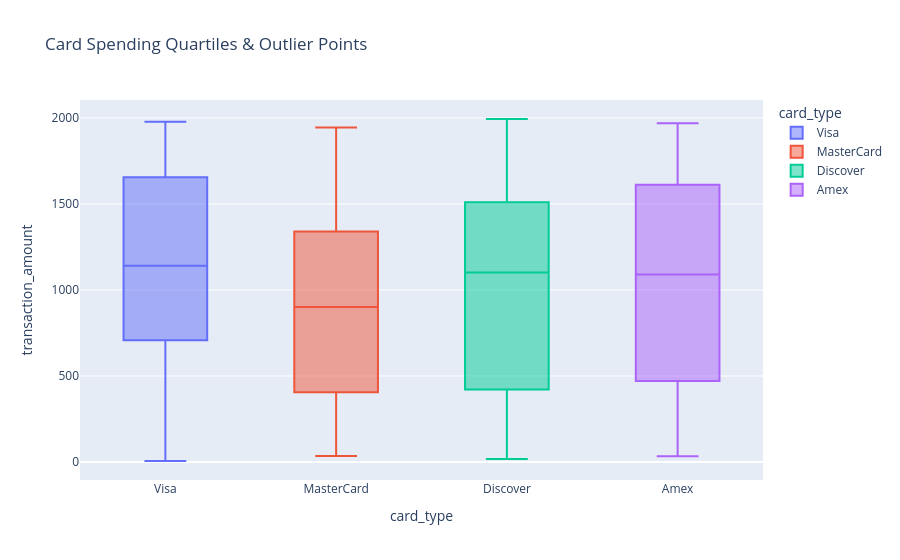

Source (notebook cell):
### Markdown cell above
### Interactive Boxplots: `px.box()`
**Explanation**: Renders interactive box-and-whisker plots highlighting outliers and quartile values.

**Syntax**: `px.box(df, x='card_type', y='transaction_amount', points='all')`

### Code cell
fig = px.box(df.head(300), x='card_type', y='transaction_amount', color='card_type', points='outliers', title='Card Spending Quartiles & Outlier Points')
fig.show()
print('px.box generated.')

### Figure 1 — Plotly figure (JSON) as saved in the notebook; plotly's stock layout.template omitted (floating-point values rounded to 4 significant figures)
{"data": [{"alignmentgroup": "True", "boxpoints": "outliers", "hovertemplate": "card_type=%{x}<br>transaction_amount=%{y}<extra></extra>", "legendgroup": "Visa", "marker": {"color": "#636efa"}, "name": "Visa", "notched": false, "offsetgroup": "Visa", "orientation": "v", "showlegend": true, "x": ["Visa", "Visa", "Visa", "Visa", "Visa", "Visa", "Visa", "Visa", "Visa", "Visa", "Visa", "Visa", "Visa", "Visa", "Visa", "Visa", "Visa", "Visa", "Visa", "Visa", "Visa", "Visa", "Visa", "Visa", "Visa", "Visa", "Visa", "Visa", "Visa", "Visa", "Visa", "Visa", "Visa", "Visa", "Visa", "Visa", "Visa", "Visa", "Visa", "Visa", "Visa", "Visa", "Visa", "Visa", "Visa", "Visa", "Visa", "Visa", "Visa", "Visa", "Visa", "Visa", "Visa", "Visa", "Visa", "Visa", "Visa", "Visa", "Visa", "Visa", "Visa", "Visa", "Visa", "Visa", "Visa", "Visa", "Visa", "Visa", "Visa", "Visa", "Visa", "Visa", "Visa"], "x0": " ", "xaxis": "x", "y": [1216.0, 1264.0, 363.5, 679.9, 1805.0, 1145.0, 320.6, 507.1, 726.1, 1361.0, 1790.0, 1753.0, 1042.0, 806.3, 1879.0, 627.2, 521.4, 1544.0, 1134.0, 1620.0, 1336.0, 838.8, 717.8, 1072.0, 75.02, 144.3, 1002.0, 1790.0, 662.9, 1243.0, 865.5, 1898.0, 536.5, 1501.0, 1436.0, 1881.0, 1814.0, 1263.0, 1835.0, 1254.0, 1290.0, 1977.0, 863.3, 1658.0, 1180.0, 469.2, 583.9, 1930.0, 1035.0, 233.7, 1028.0, 1015.0, 1141.0, 269.8, 1893.0, 1263.0, 145.1, 5.9, 1661.0, 1654.0, 1906.0, 1286.0, 1664.0, 923.2, 470.2, 1051.0, 1504.0, 1002.0, 324.2, 1908.0, 720.0, 1710.0, 998.0], "y0": " ", "yaxis": "y", "type": "box"}, {"alignmentgroup": "True", "boxpoints": "outliers", "hovertemplate": "card_type=%{x}<br>transaction_amount=%{y}<extra></extra>", "legendgroup": "MasterCard", "marker": {"color": "#EF553B"}, "name": "MasterCard", "notched": false, "offsetgroup": "MasterCard", "orientation": "v", "showlegend": true, "x": ["MasterCard", "MasterCard", "MasterCard", "MasterCard", "MasterCard", "MasterCard", "MasterCard", "MasterCard", "MasterCard", "MasterCard", "MasterCard", "MasterCard", "MasterCard", "MasterCard", "MasterCard", "MasterCard", "MasterCard", "MasterCard", "MasterCard", "MasterCard", "MasterCard", "MasterCard", "MasterCard", "MasterCard", "MasterCard", "MasterCard", "MasterCard", "MasterCard", "MasterCard", "MasterCard", "MasterCard", "MasterCard", "MasterCard", "MasterCard", "MasterCard", "MasterCard", "MasterCard", "MasterCard", "MasterCard", "MasterCard", "MasterCard", "MasterCard", "MasterCard", "MasterCard", "MasterCard", "MasterCard", "MasterCard", "MasterCard", "MasterCard", "MasterCard", "MasterCard", "MasterCard", "MasterCard", "MasterCard", "MasterCard", "MasterCard", "MasterCard", "MasterCard", "MasterCard", "MasterCard", "MasterCard", "MasterCard", "MasterCard", "MasterCard"], "x0": " ", "xaxis": "x", "y": [325.0, 1285.0, 559.9, 567.7, 1662.0, 900.9, 1661.0, 783.5, 1304.0, 1945.0, 51.76, 646.9, 908.9, 1147.0, 1350.0, 235.8, 1884.0, 964.2, 1088.0, 34.86, 73.44, 1938.0, 332.6, 375.4, 1525.0, 184.1, 1090.0, 205.5, 760.4, 707.7, 911.5, 389.2, 181.6, 1458.0, 1282.0, 961.2, 1592.0, 1691.0, 1313.0, 1234.0, 407.3, 53.41, 1294.0, 440.2, 302.8, 812.9, 493.0, 1516.0, 1504.0, 1330.0, 1875.0, 465.6, 403.9, 545.8, 602.8, 1565.0, 486.9, 165.6, 1210.0, 900.7, 75.08, 1654.0, 515.4, 1827.0], "y0": " ", "yaxis": "y", "type": "box"}, {"alignmentgroup": "True", "boxpoints": "outliers", "hovertemplate": "card_type=%{x}<br>transaction_amount=%{y}<extra></extra>", "legendgroup": "Discover", "marker": {"color": "#00cc96"}, "name": "Discover", "notched": false, "offsetgroup": "Discover", "orientation": "v", "showlegend": true, "x": ["Discover", "Discover", "Discover", "Discover", "Discover", "Discover", "Discover", "Discover", "Discover", "Discover", "Discover", "Discover", "Discover", "Discover", "Discover", "Discover", "Discover", "Discover", "Discover", "Discover", "Discover", "Discover", "Discover", "Discover", "Discover", "Discover", "Discover", "Discover", "Discover", "Discover", "Discover", "Discover", "Discover", "Discover", "Discover", "Discover", "Discover", "Discover", "Discover", "Discover", "Discover", "Discover", "Discover", "Discover", "Discover", "Discover", "Discover", "Discover", "Discover", "Discover", "Discover", "Discover", "Discover", "Discover", "Discover", "Discover", "Discover", "Discover", "Discover", "Discover", "Discover", "Discover", "Discover", "Discover", "Discover", "Discover", "Discover", "Discover", "Discover", "Discover", "Discover", "Discover", "Discover", "Discover"], "x0": " ", "xaxis": "x", "y": [136.7, 609.8, 927.5, 18.19, 765.4, 249.3, 1353.0, 1237.0, 1454.0, 1395.0, 1509.0, 422.0, 1024.0, 1699.0, 1117.0, 1285.0, 260.7, 1681.0, 1399.0, 131.7, 1571.0, 1016.0, 112.4, 698.3, 1722.0, 182.0, 1283.0, 1096.0, 1519.0, 731.1, 1828.0, 522.8, 792.5, 303.3, 1900.0, 253.3, 381.8, 927.0, 1625.0, 286.6, 1341.0, 640.2, 1892.0, 750.7, 1766.0, 1896.0, 214.0, 1321.0, 1108.0, 1195.0, 1467.0, 1958.0, 967.6, 755.0, 454.0, 710.8, 1223.0, 1413.0, 195.9, 203.1, 1920.0, 1994.0, 1375.0, 180.4, 94.78, 130.7, 1902.0, 1899.0, 543.7, 1720.0, 1958.0, 396.2, 1274.0, 1258.0], "y0": " ", "yaxis": "y", "type": "box"}, {"alignmentgroup": "True", "boxpoints": "outliers", "hovertemplate": "card_type=%{x}<br>transaction_amount=%{y}<extra></extra>", "legendgroup": "Amex", "marker": {"color": "#ab63fa"}, "name": "Amex", "notched": false, "offsetgroup": "Amex", "orientation": "v", "showlegend": true, "x": ["Amex", "Amex", "Amex", "Amex", "Amex", "Amex", "Amex", "Amex", "Amex", "Amex", "Amex", "Amex", "Amex", "Amex", "Amex", "Amex", "Amex", "Amex", "Amex", "Amex", "Amex", "Amex", "Amex", "Amex", "Amex", "Amex", "Amex", "Amex", "Amex", "Amex", "Amex", "Amex", "Amex", "Amex", "Amex", "Amex", "Amex", "Amex", "Amex", "Amex", "Amex", "Amex", "Amex", "Amex", "Amex", "Amex", "Amex", "Amex", "Amex", "Amex", "Amex", "Amex", "Amex", "Amex", "Amex", "Amex", "Amex", "Amex", "Amex", "Amex", "Amex", "Amex", "Amex", "Amex", "Amex", "Amex", "Amex", "Amex", "Amex", "Amex", "Amex", "Amex", "Amex", "Amex", "Amex", "Amex", "Amex", "Amex", "Amex", "Amex", "Amex", "Amex", "Amex", "Amex", "Amex", "Amex", "Amex", "Amex", "Amex"], "x0": " ", "xaxis": "x", "y": [124.2, 781.6, 913.7, 816.4, 354.7, 1894.0, 1254.0, 819.0, 701.8, 1869.0, 1557.0, 1594.0, 895.1, 570.0, 1597.0, 338.7, 33.01, 1953.0, 1060.0, 1482.0, 1959.0, 1798.0, 1780.0, 385.6, 1147.0, 53.98, 1708.0, 1874.0, 530.8, 483.9, 76.41, 464.1, 1719.0, 1797.0, 1470.0, 201.4, 1255.0, 1103.0, 1200.0, 90.61, 1103.0, 188.0, 1095.0, 824.7, 1541.0, 345.6, 464.0, 274.1, 1036.0, 1683.0, 1044.0, 1738.0, 1538.0, 1965.0, 1092.0, 580.9, 1845.0, 99.48, 817.4, 1723.0, 144.1, 1232.0, 1969.0, 1399.0, 365.4, 1927.0, 473.3, 1566.0, 696.1, 1211.0, 1761.0, 1141.0, 1730.0, 612.7, 291.7, 402.2, 1326.0, 521.8, 731.3, 1938.0, 644.7, 440.7, 1090.0, 354.1, 1544.0, 318.3, 1045.0, 1656.0, 1758.0], "y0": " ", "yaxis": "y", "type": "box"}], "layout": {"xaxis": {"anchor": "y", "domain": [0.0, 1.0], "title": {"text": "card_type"}, "categoryorder": "array", "categoryarray": ["Visa", "MasterCard", "Discover", "Amex"]}, "yaxis": {"anchor": "x", "domain": [0.0, 1.0], "title": {"text": "transaction_amount"}}, "legend": {"title": {"text": "card_type"}, "tracegroupgap": 0}, "title": {"text": "Card Spending Quartiles & Outlier Points"}, "boxmode": "overlay"}}
